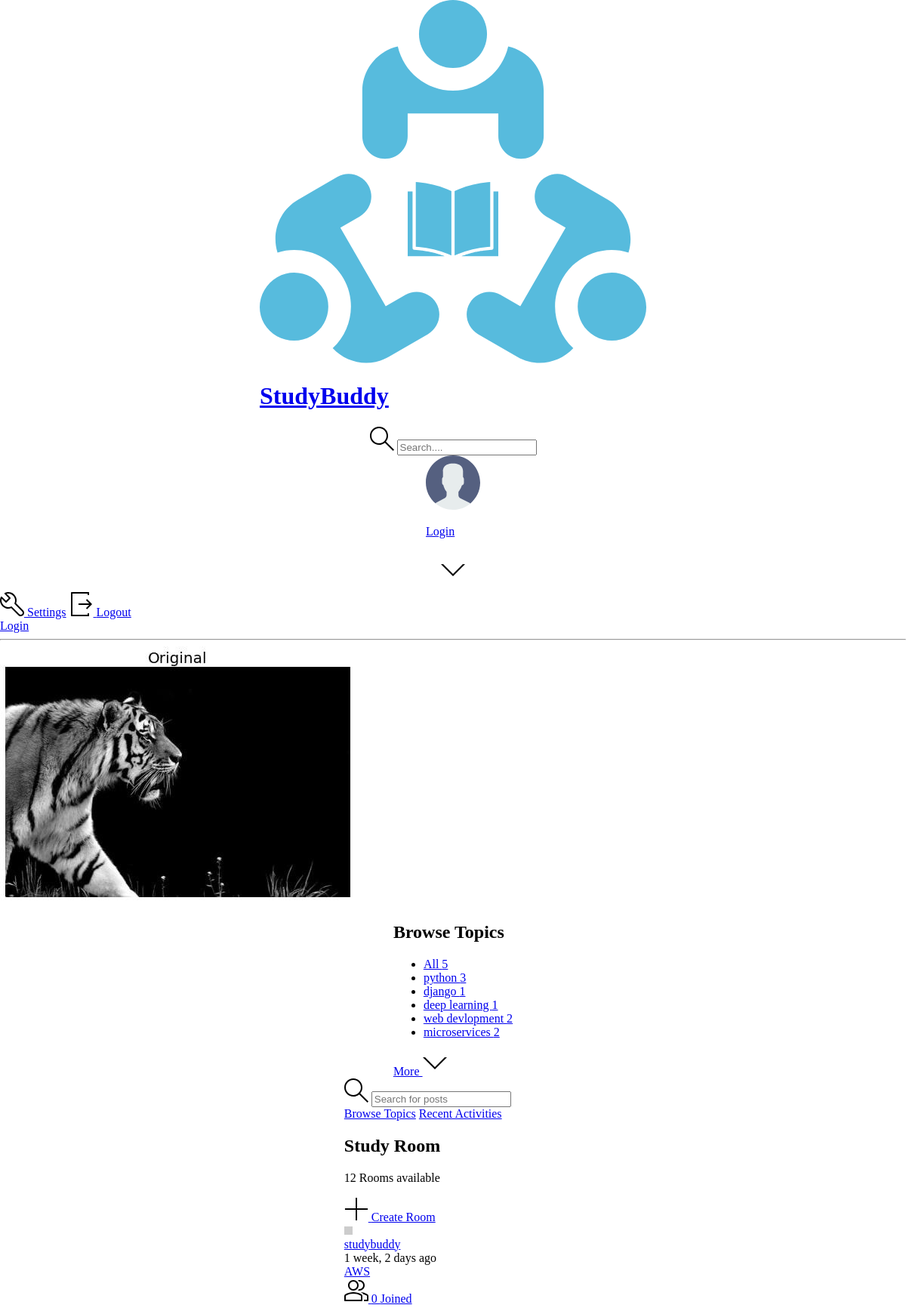
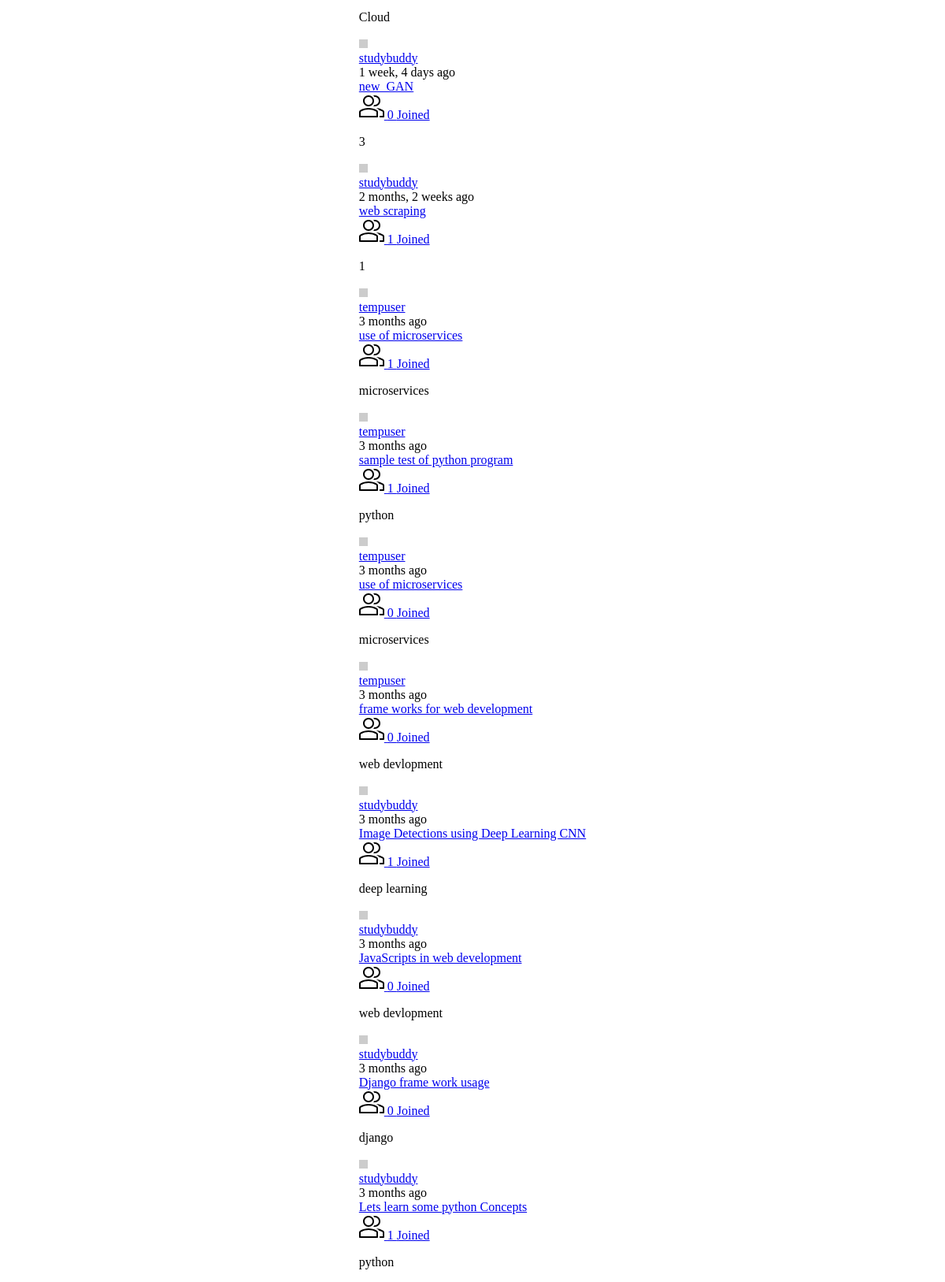
The page / (upper part) on the database its author committed (2 pictures, top to bottom).
### base/models.py (models this page shows, shortened)
class Topic(models.Model):
    name=models.CharField(max_length=200)

class Room(models.Model):
    host=models.ForeignKey(User,on_delete=models.SET_NULL,null=True)
    topic=models.ForeignKey(Topic,on_delete=models.SET_NULL,null=True)
    name = models.CharField(max_length=200)
    description = models.TextField(null=True,blank=True)
    participants = models.ManyToManyField(User,related_name='participants',blank=True)
    updated = models.DateTimeField(auto_now=True)
    created = models.DateTimeField(auto_now_add=True)
    class Meta:
        ordering=['-updated','-created']

### base/views.py (the view)
# urls.py: path('',views.home,name='home'),
def home(request):
    q=request.GET.get('q') if request.GET.get('q')!=None else ""
    rooms=Room.objects.filter(
        Q(topic__name__icontains=q) |
        Q(name__icontains=q) |
        Q(description__icontains=q)
        )
    room_count=rooms.count()
    topics=Topic.objects.all()[0:5]
    room_messages=Message.objects.filter(Q(room__name__icontains=q))
    context={'rooms':rooms,'topics':topics,'room_count':room_count,'room_messages':room_messages}
    return render(request,'home.html',context)

### templates/home.html (shortened to what this page needs)
<!DOCTYPE html>
{% extends 'main.html' %}
{% block content %}
    <main class="layout layout--3">
      <div class="container">
        {% include 'topics_component.html' %}
        <div class="roomList">
          <div class="mobile-menu">
            <form action="{% url 'home' %}" method="GET" class="header__search">
              <label>
                <input name="q"  placeholder="Search for posts" />
              </label>
            </form>
            <div class="mobile-menuItems">
              <a class="btn btn--main btn--pill" href="{% url 'topics' %}">Browse Topics</a>
              <a class="btn btn--main btn--pill" href="{% url 'activity' %}">Recent Activities</a>
            </div>
          </div>
          <div class="roomList__header">
            <div>
              <h2>Study Room</h2>
              <p>{{rooms.count}} Rooms available</p>
            </div>
            <a class="btn btn--main" href="{% url 'create-room' %}">
              <svg version="1.1" xmlns="http://www.w3.org/2000/svg" width="32" height="32" viewBox="0 0 32 32">
                <title>add</title>
                <path
                  d="M16.943 0.943h-1.885v14.115h-14.115v1.885h14.115v14.115h1.885v-14.115h14.115v-1.885h-14.115v-14.115z"
                ></path>
              </svg>
              Create Room
            </a>
          </div>
          {% include 'feed_component.html' %}
        </div>
      </div>
    </main>
    {% endblock %}

### templates/topics_component.html
<div class="topics">
    <div class="topics__header">
      <h2>Browse Topics</h2>
    </div>
    <ul class="topics__list">
      <li>
        <a href="{% url 'home' %}" class="active">All <span>{{topics.count}}</span></a>
      </li>
      {% for topic in topics %}
      <li>
        <a href="{% url 'home'%}?q={{topic.name}}">{{topic.name}} <span>{{topic.room_set.all.count}}</span></a>
      </li>
      {% endfor %}
    </ul>
    <a class="btn btn--link" href="{% url 'topics' %}">
      More
      <svg version="1.1" xmlns="http://www.w3.org/2000/svg" width="32" height="32" viewBox="0 0 32 32">
        <title>chevron-down</title>
        <path d="M16 21l-13-13h-3l16 16 16-16h-3l-13 13z"></path>
      </svg>
    </a>
  </div>

### templates/feed_component.html (shortened to what this page needs)
{% for room in rooms %}
<div class="roomListRoom">
    <div class="roomListRoom__header">
      <a href="{% url 'user-profile' room.host.id %}" class="roomListRoom__author">
        <div class="avatar avatar--small">
          <img src="https://randomuser.me/api/portraits/women/11.jpg" />
        </div>
        <span>{{room.host.username}}</span>
      </a>
      <div class="roomListRoom__actions">
        <span>{{room.created|timesince}} ago</span>
      </div>
    </div>
    <div class="roomListRoom__content">
      <a href="{% url 'room' room.id %}">{{room.name}}</a>
    </div>
    <div class="roomListRoom__meta">
      <a href="{% url 'room' room.id %}" class="roomListRoom__joined">
        {{room.participants.all.count}} Joined
      </a>
      <p class="roomListRoom__topic">{{room.topic.name}}</p>
    </div>
  </div>
  {% endfor %}

### static/styles/main.css (style rules this page uses)
html, body { margin: 0; padding: 0; height: 100%; width: 100%; }
.container { display: flex; width: 100%; height: 100%; background: var(--color-secondary); flex-direction: column; justify-content: center; align-items: center; }

### rows shown on the page
Topic: name "python", room_set.all.count "3"
Topic: name "django", room_set.all.count "1"
Topic: name "deep learning", room_set.all.count "1"
Topic: name "web devlopment", room_set.all.count "2"
Topic: name "microservices", room_set.all.count "2"
Room: host.username "studybuddy", created "1 week, 2 days", name "AWS", participants.all.count "0", topic.name "Cloud"
Room: host.username "studybuddy", created "1 week, 4 days", name "new_GAN", participants.all.count "0", topic.name "3"
Room: host.username "studybuddy", created "2 months, 2 weeks", name "web scraping", participants.all.count "1", topic.name "1"
Room: host.username "tempuser", created "3 months", name "use of microservices", participants.all.count "1", topic.name "microservices"
Room: host.username "tempuser", created "3 months", name "sample test of python program", participants.all.count "1", topic.name "python"
Room: host.username "tempuser", created "3 months", name "use of microservices", participants.all.count "0", topic.name "microservices"
Room: host.username "tempuser", created "3 months", name "frame works for web development", participants.all.count "0", topic.name "web devlopment"
Room: host.username "studybuddy", created "3 months", name "Image Detections using Deep Learning CNN", participants.all.count "1", topic.name "deep learning"
Room: host.username "studybuddy", created "3 months", name "JavaScripts in web development", participants.all.count "0", topic.name "web devlopment"
Room: host.username "studybuddy", created "3 months", name "Django frame work usage", participants.all.count "0", topic.name "django"
Room: host.username "studybuddy", created "3 months", name "Lets learn some python Concepts", participants.all.count "1", topic.name "python"

### other values the page prints
{{ topics.count }} "5"
{{ rooms.count }} "12"
